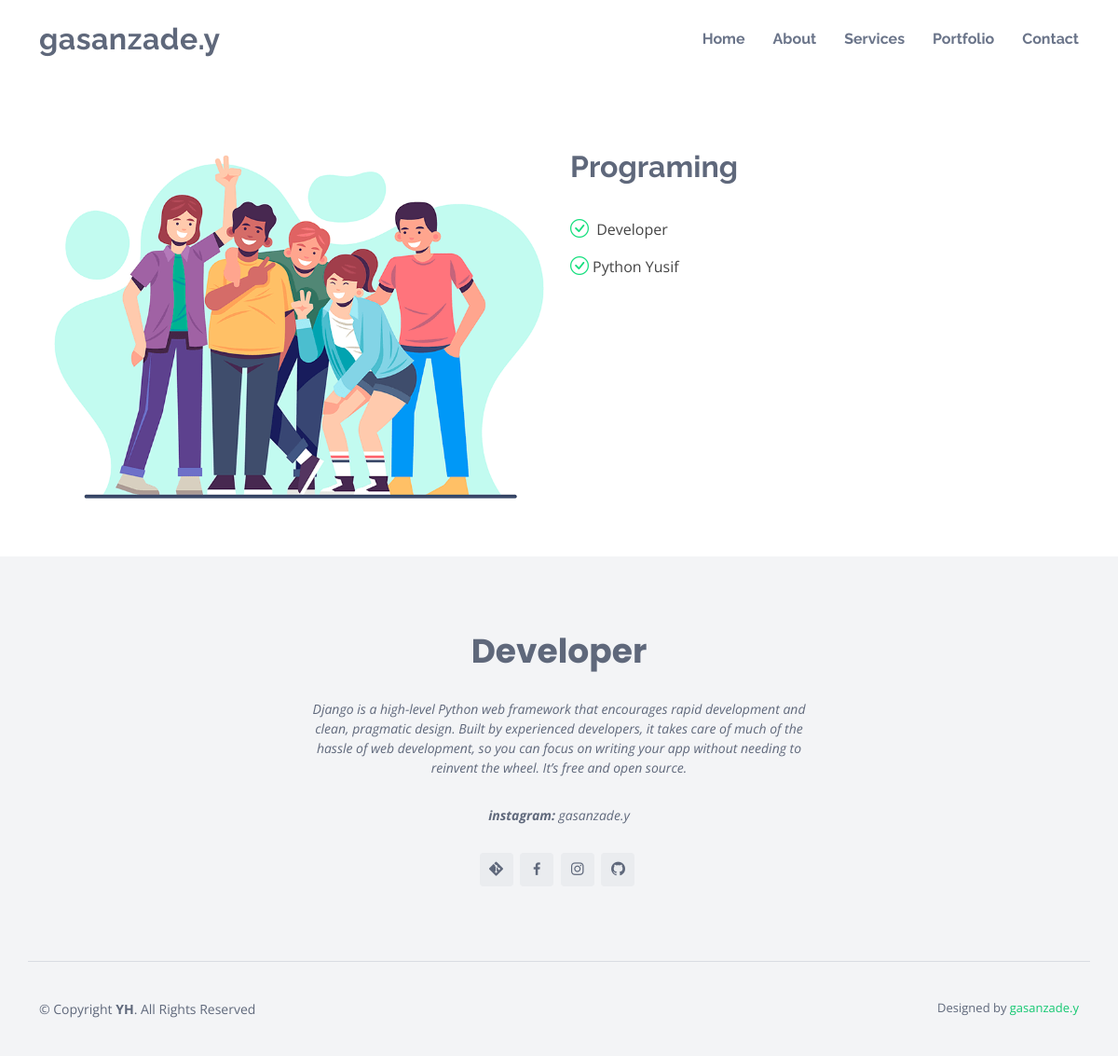
/about, run on the app's committed database.
### porto/models.py (models this page shows, shortened)
class About(models.Model):
    heading = models.CharField(max_length=50)
    career = models.CharField(max_length=20)
    description = models.TextField(blank=False)
    profile_img = models.FileField(upload_to='profile/')
    updated = models.DateTimeField(auto_now=True)

### porto/views.py (the view)
# urls.py: path('about',views.about,name="about"),
def about(request):
    about = About.objects.latest('updated')
    profiles = Profile.objects.filter(about=about)
    context = {
        'about': about,
        'profiles': profiles
    }
    return render(request,"about.html",context)

### templates/about.html
{% extends "layout.html" %}
{% load static %}
{% block body %}
     <section id="about" class="about">
      <div class="container">
        <div class="row">
          <div class="col-lg-6">
            <img src="{{ about.profile_img.url }}" class="img-fluid" alt="">
          </div>
          <div class="col-lg-6 pt-4 pt-lg-0 content">
            <h3>{{ about.heading }}</h3><br>
            <ul>
              <li><i class="bi bi-check-circle"></i> {{ about.career }}</li>
              <li><i class="bi bi-check-circle"></i>{{ about.description }}</li>
            </ul>
          </div>
        </div>
      </div>
    </section>
{% endblock %}

### static/assets/css/style.css (style rules this page uses)
body { font-family: "Open Sans", sans-serif; color: #444444; }
h1, h2, h3, h4, h5, h6 { font-family: "Raleway", sans-serif; }
section { padding: 60px 0; overflow: hidden; }
.about .content h3 { font-weight: 700; font-size: 32px; color: #5f687b; }
.about .content ul { list-style: none; padding: 0; }
.about .content ul li { padding-bottom: 10px; }
.about .content ul i { font-size: 20px; padding-right: 4px; color: #16df7e; }

### data on the page
About: profile_img (picture), heading "Programing", career "Developer", description "Python Yusif"
